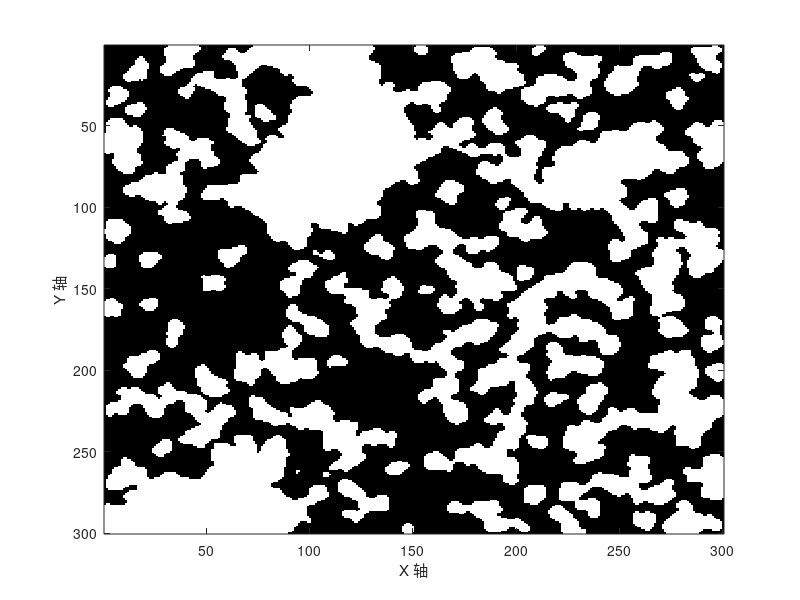

MATLAB code for this plot:
clear all
clc

lx =300;         %尺寸    %白色为基质，黑色为孔隙，生长相视为基质值为1，非生长相视为孔隙值为0
ly =300;

d1 = 0.01; d2 = 0.01; d3 = 0.01; d4 = 0.01; d7 = 0.03; d8 = 0.03;             %各方向生长概率，与三维方向一致，因此未改成 5 6 7 8
d9 = 0.03; d10 = 0.03; 

n = 0.6;%孔隙率
cdd = 0.005;%种子概率
axis_ =  1 ;%如果等于1 则提取连通域
numtotal_need= (1-n) * lx * ly ;%固体所需数量
numsolid = 0;
arrgrid=zeros(lx,ly);                     
solid = zeros;

% 四参数随机生成   8个方向
indices = randperm(lx*ly);
for index = 1:(lx*ly)
    [i, j] = ind2sub([lx, ly], indices(index));
    if rand() <  cdd  % && numsolid < 20   %取消百分号并设置值可控制种子数目
        numsolid= numsolid+ 1;
        arrgrid(i, j) = 1;
        solid(numsolid, 1) = i;
        solid(numsolid, 2) = j;
    end
end
disp(['种子数目: ' num2str(numsolid)]);
tnumsolid= numsolid;   %固体种子数量
if  tnumsolid == 0
    disp('固体种子数目为0，提高生长核概率再运行')
    return;
end
while tnumsolid<= numtotal_need
    for index_solid= 1: tnumsolid
        index_i= solid(index_solid, 1);
        index_j= solid(index_solid, 2);
        if tnumsolid>=numtotal_need       
            break
        end
        %向 1 方向生长
        if index_i< lx
            i= index_i+1; j = index_j;         %(i+1, j, k) 
            if (arrgrid(i,j)== 0 && rand( ) < d1)
                numsolid= numsolid+ 1; arrgrid(i,j) = 1;
                solid( numsolid, 1) = i; solid(numsolid, 2) = j; 
                tnumsolid=numsolid;
            end
        end
        if tnumsolid>=numtotal_need
            break
        end
        %向 2 方向生长
        if index_j< ly
            i= index_i; j = index_j + 1;          % （i,j+1,k）
            if (arrgrid(i,j)== 0 && rand( ) < d2)
                numsolid= numsolid+ 1; arrgrid(i,j) = 1;
                solid( numsolid, 1) = i; solid(numsolid, 2) = j; 
                tnumsolid=numsolid;
            end
        end
        if tnumsolid>=numtotal_need
            break
        end
        %向 3 方向生长
        if index_i> 1
            i= index_i-1; j = index_j;         %（i-1,j,k）
            if (arrgrid(i,j)== 0 && rand( ) < d3)
                numsolid= numsolid+ 1; arrgrid(i,j) = 1;
                solid( numsolid, 1) = i; solid(numsolid, 2) = j; 
                tnumsolid=numsolid;
            end
        end
        if tnumsolid>=numtotal_need
            break
        end
        %向 4 方向生长
        if index_j> 1
            i= index_i; j = index_j-1;                  %（i,j-1,k）
            if (arrgrid(i,j)== 0 && rand( ) < d4)
                numsolid= numsolid+ 1; arrgrid(i,j) = 1;
                solid( numsolid, 1) = i; solid(numsolid, 2) = j; 
                tnumsolid=numsolid;
            end
        end
        if tnumsolid>=numtotal_need
            break
        end
       
        %向 5 方向生长
        if index_i< lx && index_j< ly
            i= index_i+1; j = index_j+1;                    %（i+1,j+1,k）
            if (arrgrid(i,j)== 0 && rand( ) < d7)
                numsolid= numsolid+ 1; arrgrid(i,j) = 1;
                solid( numsolid, 1) = i; solid(numsolid, 2) = j; 
                tnumsolid=numsolid;
            end
        end
        if tnumsolid>=numtotal_need
            break
        end
        %向 6 方向生长
        if index_i> 1 && index_j< ly
            i= index_i-1; j = index_j+1;                    %%（i-1,j+1,k）
            if (arrgrid(i,j)== 0 && rand( ) < d8)
                numsolid= numsolid+ 1; arrgrid(i,j) = 1;
                solid( numsolid, 1) = i; solid(numsolid, 2) = j; 
                tnumsolid=numsolid;
            end
        end
        if tnumsolid>=numtotal_need
            break
        end
        %向 7 方向生长
        if index_i> 1 && index_j> 1
            i= index_i-1; j = index_j-1;                    %（i-1,j-1,k）
            if (arrgrid(i,j)== 0 && rand( ) < d9)
                numsolid= numsolid+ 1; arrgrid(i,j) = 1;
                solid( numsolid, 1) = i; solid(numsolid, 2) = j; 
                tnumsolid=numsolid;
            end
        end
        if tnumsolid>=numtotal_need
            break
        end
        %向 8 方向生长
        if index_i< lx && index_j> 1
            i= index_i+1; j = index_j-1;            %（i+1,j-1,k）
            if (arrgrid(i,j)== 0 && rand( ) < d10)
                numsolid= numsolid+ 1; arrgrid(i,j) = 1;
                solid( numsolid, 1) = i; solid(numsolid, 2) = j; 
                tnumsolid=numsolid;
            end
        end
        if tnumsolid>=numtotal_need
            break
        end      
    end
    if tnumsolid >= numtotal_need
        break
    end
end


psolid = sum(arrgrid(:)==1)/(lx*ly);
disp(['生长完后验证孔隙率为 ' num2str(1 - psolid)]);


for  ii = 1:3  %中值滤波迭代次数
aaas = 3; % 中值滤波核尺寸     用不上就ctrl+R注释掉
arrgrid = medfilt2(arrgrid, [aaas, aaas]);  %因为用到了中值滤波所以会对原数组arrgrid产生影响，数组arrgrid孔隙率会发生变化
end



if  axis_ == 1
%去除孤立区域     %这一版是直接原数组arrgrid中去除孤立的
AAA = 0;%提取0的连通域  
BBB = 8; %采用8连通  4
cc = bwconncomp(arrgrid==AAA, BBB);  
pixel_lists = cc.PixelIdxList;
num_regions = cc.NumObjects;  
disp(['去除前共检测到该值有 ' num2str(num_regions) ' 个区域']);
for region_id = 1:num_regions  
    pixel_list = pixel_lists{region_id};
    [x, y] = ind2sub(size(arrgrid), pixel_list);
    if any(y == ly) && any(y == 1)%列方向
        %             if any(x == lx) && any(x == 1)  %行方向
        arrgrid(pixel_list) = AAA;
    else                           
        arrgrid(pixel_list) = 1-AAA;%如果不和进出口连接就把他变成另外一相
    end
end

num_select = sum(arrgrid(:)== AAA);%记录该相的数量
arrgrid = double(arrgrid);
%%
%总连通率
P_select = num_select/(lx*ly);   
cc = bwconncomp(arrgrid==AAA, BBB);  %2的连通性
num_regions = cc.NumObjects; 
disp(['去除后共检测到该值有 ' num2str(num_regions) ' 个连通区域,占比为：',num2str(P_select),' 连通数组为arrgrid']);
end
%%

psolid_end = sum(arrgrid(:)==1)/(lx*ly);
disp(['最终孔隙率为 ' num2str(1 - psolid_end)]);

%画图
imagesc(arrgrid);colormap(gray);axis on; xlabel('X 轴');ylabel('Y 轴');  
% save('arrgrid.mat', 'arrgrid');
%保存tif
% random = randi([1, 10000]);
% filename = sprintf('result\\image%d.tif', random);
% saveas(gcf, filename, 'tiffn');
